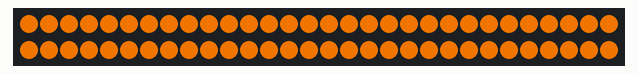
A sketch run on a simulated Arduino Uno, built with avr-gcc and run on an emulated ATmega328P. On the bench: 60 RGB LEDs in strip order, left to right, continuing on the next row.

Above: at 0.1 s.
At 1.57 s:
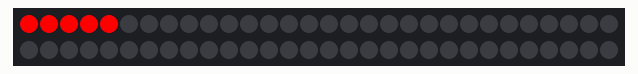
At 3.0 s:
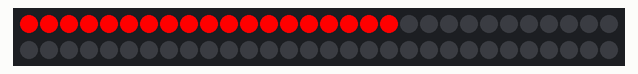
At 5.88 s:
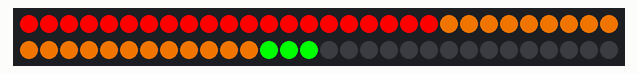
At 7.47 s:
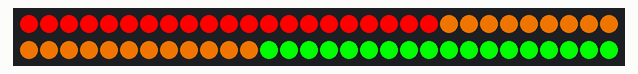
At 11.7 s:
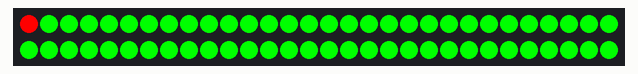

The sketch:

sketch_led.ino
```cpp
#include <FastLED.h>
int once = 1;
int oncee = 1;
int once2 = 1;
int i = 0;
int k = 0;
CRGB leds[60];


void setup() {

  FastLED.addLeds<WS2812, 8, GRB>(leds, 60);

}
void flashYellowOpen(void){
    fill_solid( leds, 60, CRGB(204,100,0));
    FastLED.show();
    delay(200);
    fill_solid( leds, 60, CRGB(0,0,0));
    FastLED.show();
    delay(200);
    fill_solid( leds, 60, CRGB(204,100,0));
    FastLED.show();
    delay(200);
    fill_solid( leds, 60, CRGB(0,0,0));
    FastLED.show();
    delay(500);
  }

  void trafficLight(void){
for (i=0;i<=21;i++){
  leds[i] = CRGB(255, 0, 0);
  FastLED.show();
  delay(100);

}


for (i=21;i<=42;i++){
  leds[i] = CRGB(204, 100, 0);
  FastLED.show();
  delay(100);

}

for (i=42;i<=60;i++){
  leds[i] = CRGB(0, 255, 0);
  FastLED.show();
  delay(100);

}

  }

void loop() {

flashYellowOpen();
trafficLight();
fill_solid( leds, 60, CRGB(0,0,0));
FastLED.show();

for(k=0;k<=160;k++){
  fill_solid( leds, 60, CRGB(k,0,k));
  FastLED.show();
  delay(500);
  fill_solid( leds, 60, CRGB(0,k,0));
  FastLED.show();
}

for(k=0;k<=60;k++){
  leds[i] = CRGB(25, 35, 150);
  FastLED.show();
  delay(200);
}
delay(2000);


}
```
